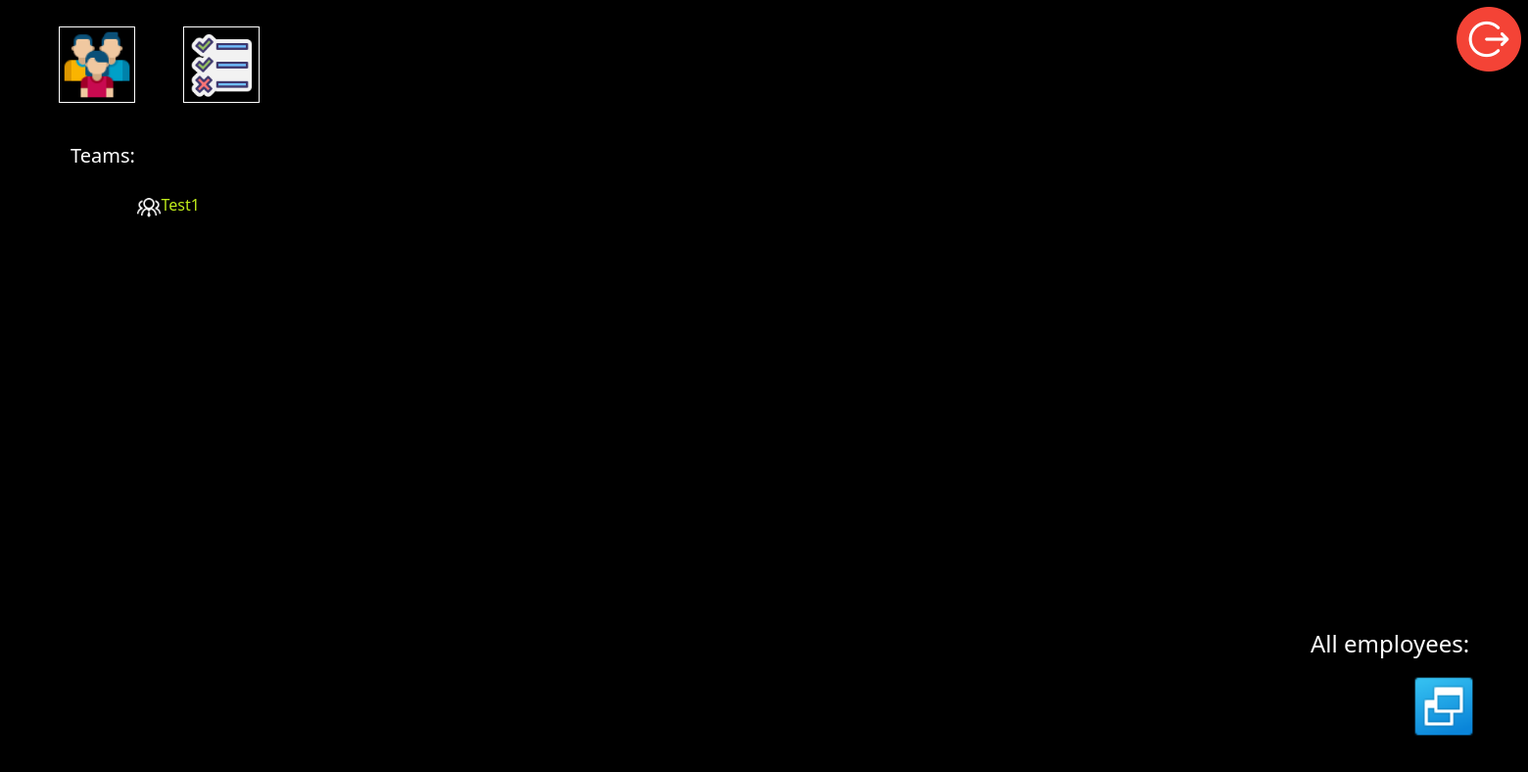
/tasks/ (signed in), run on an earlier commit of the app's database.
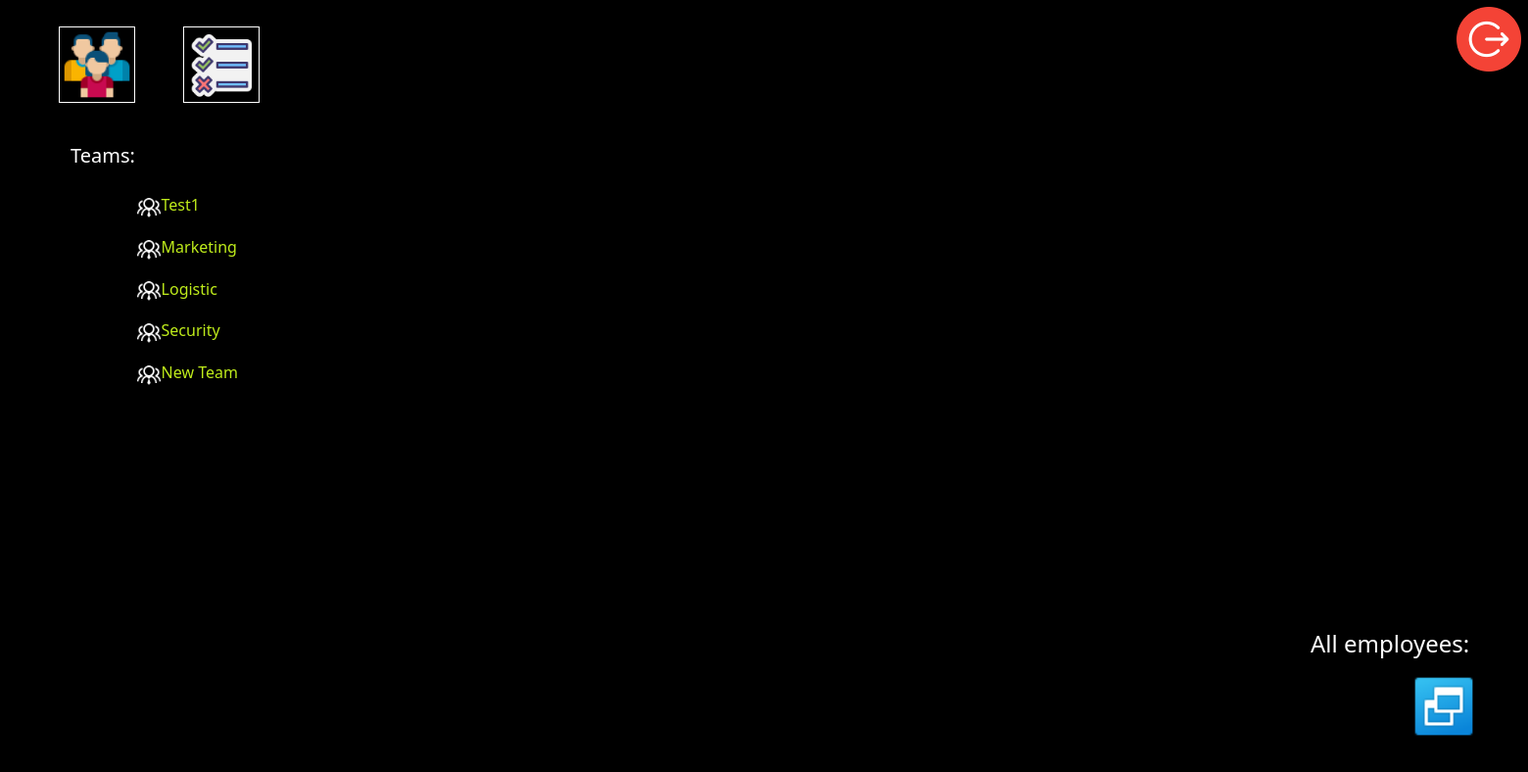
And on a later commit of the database.
### listWorkers/models.py (models this page shows, shortened)
class TeamsList(Model):
    id_admin = IntegerField("id_admin", max_length=1000, null=False)
    name_team = CharField("name_team", max_length=1000, null=False)
    class Meta:
        verbose_name = "Teams"
        verbose_name_plural = "Teams"

### listWorkers/views.py (the view)
# urls.py: path("", profile_user, name="profile_user"),
def profile_user(request):
    iduser = request.user.id
    check_log(iduser)
    teams = TeamsList.objects.filter(id_admin=iduser)
    return render(request, "listWorkers/profile_user.html", {'teams':teams, 'id': iduser})

### listWorkers/views.py (called while the page is built)
def check_log(id_user):
    if id_user:
        pass
    else:
        raise PermissionDenied()

### listWorkers/templates/listWorkers/profile_user.html
{% extends 'listWorkers/base.html' %}
{% load static %}
{% block css_aditional %}
<link rel="stylesheet" href="{% static 'listWorkers/css/profile_user.css'%}">
{% endblock %}
{% block content %}
<a href="{% url 'logout' %}"><img align="right" src="/static/listWorkers/img/logout.png" id="logout">  </a> <br>
<a id="new_teams" href="{% url 'create_new_team' id %}"><img align="right" id="newteam" src="/static/listWorkers/img/team4.png"></a>
<a id="mytask" href="{% url 'my_tasks' user.id %}"><img align="right" id="todo1" src="/static/listWorkers/img/todolist1.png"></a>
<h5 align="left" id="teams" > Teams: </h5>
    {% for item in teams %}
    <p><img id="teams2" src="/static/listWorkers/img/teams2.png"><a id="yourteam" href="{% url 'list_workers' item.id %}">{{item.name_team}} </a></p>
    {% endfor %}
<h4 id="all_employees" > All employees: </h4>
<a href="{% url 'rest' %}"> <img a src="/static/listWorkers/img/rest.png" id="rest"> </a>
{% endblock %}

What changed in the data, as far as the page shows it:
added TeamsList: name_team "Marketing"
added TeamsList: name_team "Logistic"
added TeamsList: name_team "Security"
added TeamsList: name_team "New Team"
